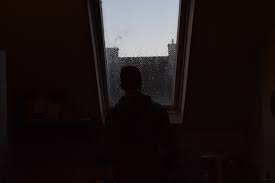
//> input picture imgs/dark_img.jpg, 275 x 183 px
$ ./main8   (built with g++ and OpenCV 4)
//> lines starting //> are read from the running program, lines starting //| are printed output that depends on the picture
### common.h
#include <iostream>

#define HAVE_OPENCV_IMGPROC
#include <opencv4/opencv2/opencv.hpp>
#include <opencv4/opencv2/core/hal/interface.h>

using namespace cv;

// [44 lines left out: functions read_image, print_image_info, copy_img_region, not called in this run]

### main8.cpp
#include <iostream>
#include <opencv2/core.hpp>
#include <opencv2/imgproc.hpp>
#include <opencv2/highgui.hpp>

#include "common.h"

using namespace std;
using namespace cv;

int main() {

	Mat img = imread("./imgs/dark_img.jpg", IMREAD_GRAYSCALE);
//> img: 183 rows x 275 cols, CV_8UC1; min 0, max 218, mean 26.1

	if (img.empty()) {
		cout << "Upsz" << endl;
		exit(-1);
	}

	Histo::showHisto(img, "eredeti hiszto", 1);
//> (this line was passed over: Histo is not available in this run)

	double ah, fh;
	minMaxLoc(img, &ah, &fh);
//> ah = 0; fh = 218

	//fh = 60;

	Mat dest = (img - ah) * (255.0 / (fh - ah));
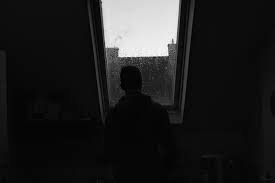
//> dest: 183 rows x 275 cols, CV_8UC1; min 0, max 255, mean 30.6
	Histo::showHisto(dest, "nyujtott hiszto");
//> (this line was passed over: Histo is not available in this run)

	imshow("eredeti kep", img);
	imshow("kontraszt nyujtott kep", dest);
	waitKey(0);
	return 0;
}
